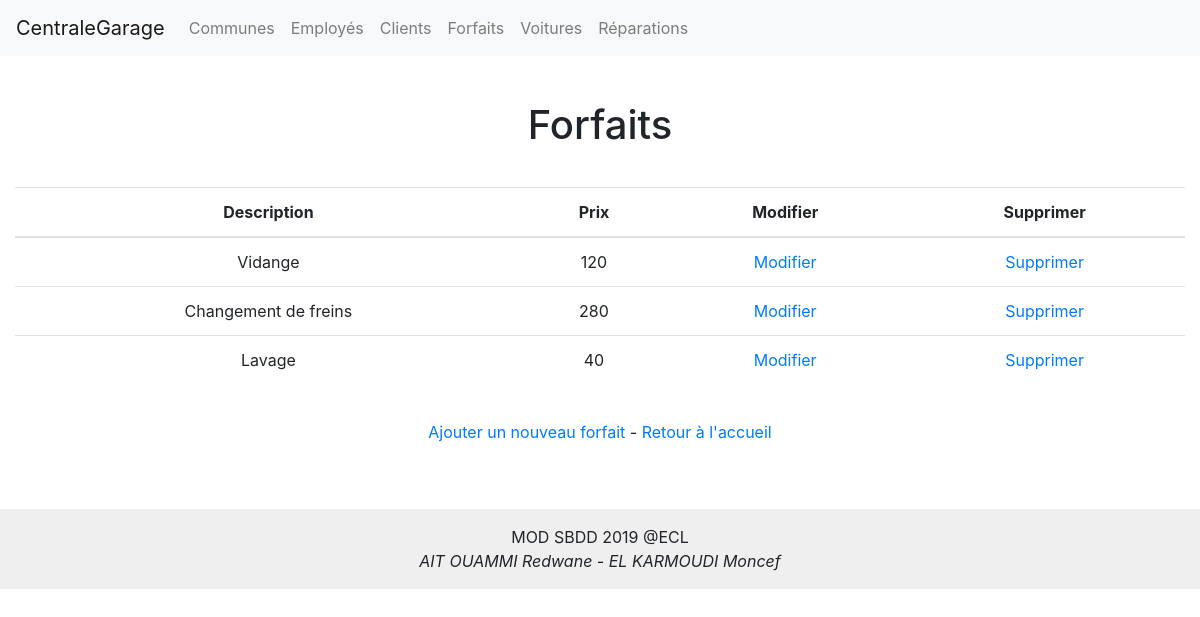
The app's page /index.php?entity=forfait with its own data.
### tables this page shows
CREATE TABLE `forfait` (
  `idforfait` int(11) NOT NULL,
  `description` varchar(255) NOT NULL,
  `prix` int(11) NOT NULL
);

### controller/controllerForfait.php (called while the page is built, shortened)
<?php
function listForfaits()
{
    $forfaits = getForfaits();
    require('view/forfait/listForfaitsView.php');
}
?>

### model/modelForfait.php (called while the page is built, shortened)
<?php
function getForfaits()
{
    $db = dbConnect();
    $req = $db->query('SELECT * FROM forfait');
    return $req;
}
?>

### view/forfait/listForfaitsView.php (the view, shortened to what this page needs)
<?php require('view/header.php'); ?>
<h1>Forfaits</h1>
<section>
	<table class="table">
		<thead>
			<tr>
				<th>Description</th>
				<th>Prix</th>
				<th>Modifier</th>
				<th>Supprimer</th>
			</tr>
		</thead>
		<?php
		while ($forfait = $forfaits->fetch())
		{
		?>
		   <tr>
				<td><?php echo htmlspecialchars($forfait['description']); ?><br />
				<td><?php echo $forfait['prix']; ?><br />
				<td><a href="index.php?entity=forfait&amp;action=updateForfaitForm&amp;id=<?php echo $forfait['idforfait']; ?>">Modifier</a></td>
				<td><a href="index.php?entity=forfait&amp;action=deleteForfait&amp;id=<?php echo $forfait['idforfait']; ?>" onclick="return confirm('Etes-vous sûr ?');">Supprimer</a></td>
			</tr>
		<?php
		}
		?>
		</table>
		<div style="padding: 20px">
			<a href="index.php?entity=forfait&amp;action=createForfaitForm">Ajouter un nouveau forfait</a>
			<span> - </span>
			<a href="index.php">Retour à l'accueil</a>
		</div>
</section>
<?php require('view/footer.php'); ?>

### public/style.css (style rules this page uses)
body { text-align: center; }
table { margin: 0px auto; }
h1, h2 { padding: 15px; }
section { padding: 15px; }

### records on screen
forfait: description "Vidange", prix "120"
forfait: description "Changement de freins", prix "280"
forfait: description "Lavage", prix "40"
